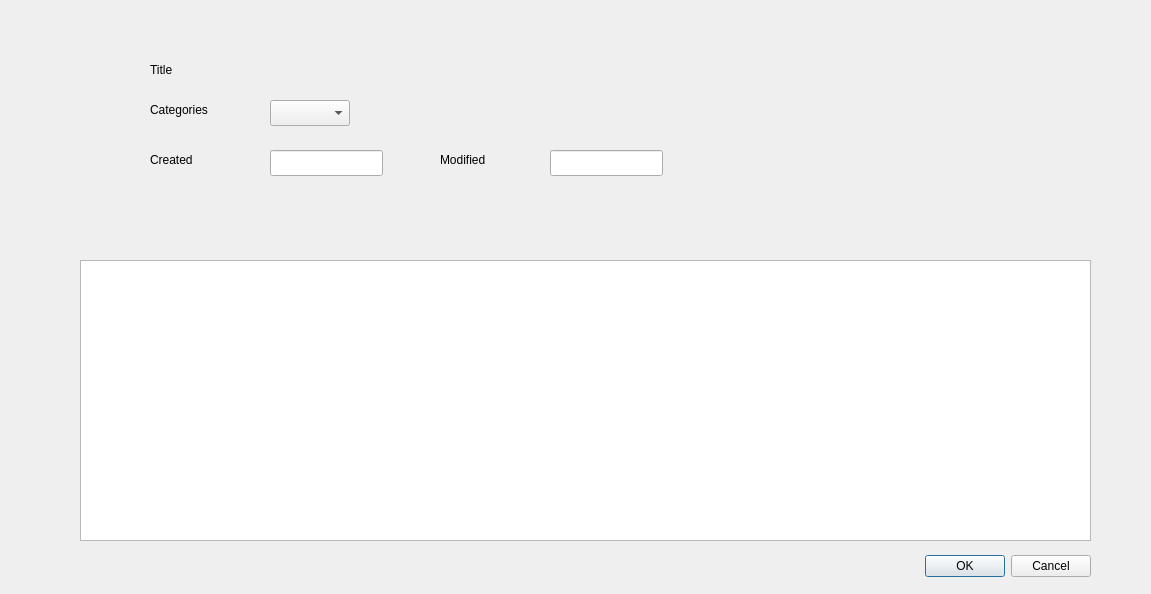
<?xml version="1.0" encoding="UTF-8"?>
<ui version="4.0">
 <class>EditNote</class>
 <widget class="QWidget" name="EditNote">
  <property name="geometry">
   <rect>
    <x>0</x>
    <y>0</y>
    <width>1151</width>
    <height>594</height>
   </rect>
  </property>
  <property name="windowTitle">
   <string>Form</string>
  </property>
  <widget class="QLineEdit" name="line_created">
   <property name="geometry">
    <rect>
     <x>270</x>
     <y>150</y>
     <width>113</width>
     <height>26</height>
    </rect>
   </property>
  </widget>
  <widget class="QDialogButtonBox" name="buttonBox">
   <property name="geometry">
    <rect>
     <x>750</x>
     <y>550</y>
     <width>341</width>
     <height>32</height>
    </rect>
   </property>
   <property name="orientation">
    <enum>Qt::Horizontal</enum>
   </property>
   <property name="standardButtons">
    <set>QDialogButtonBox::Cancel|QDialogButtonBox::Ok</set>
   </property>
  </widget>
  <widget class="QLabel" name="label_2">
   <property name="geometry">
    <rect>
     <x>150</x>
     <y>100</y>
     <width>81</width>
     <height>20</height>
    </rect>
   </property>
   <property name="text">
    <string>Categories</string>
   </property>
  </widget>
  <widget class="QTextEdit" name="textEdit_description">
   <property name="geometry">
    <rect>
     <x>80</x>
     <y>260</y>
     <width>1011</width>
     <height>281</height>
    </rect>
   </property>
  </widget>
  <widget class="QLabel" name="label_3">
   <property name="geometry">
    <rect>
     <x>150</x>
     <y>150</y>
     <width>63</width>
     <height>20</height>
    </rect>
   </property>
   <property name="text">
    <string>Created</string>
   </property>
  </widget>
  <widget class="QComboBox" name="combo_box_categories">
   <property name="geometry">
    <rect>
     <x>270</x>
     <y>100</y>
     <width>80</width>
     <height>26</height>
    </rect>
   </property>
  </widget>
  <widget class="QLabel" name="label_4">
   <property name="geometry">
    <rect>
     <x>440</x>
     <y>150</y>
     <width>63</width>
     <height>20</height>
    </rect>
   </property>
   <property name="text">
    <string>Modified</string>
   </property>
  </widget>
  <widget class="QLabel" name="label">
   <property name="geometry">
    <rect>
     <x>150</x>
     <y>60</y>
     <width>63</width>
     <height>20</height>
    </rect>
   </property>
   <property name="text">
    <string>Title</string>
   </property>
  </widget>
  <widget class="QLineEdit" name="line_modified">
   <property name="geometry">
    <rect>
     <x>550</x>
     <y>150</y>
     <width>113</width>
     <height>26</height>
    </rect>
   </property>
  </widget>
 </widget>
 <resources/>
 <connections/>
</ui>
